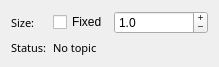
<?xml version="1.0" encoding="UTF-8"?>
<ui version="4.0">
 <class>husky_image_config</class>
 <widget class="QWidget" name="husky_image_config">
  <property name="geometry">
   <rect>
    <x>0</x>
    <y>0</y>
    <width>219</width>
    <height>62</height>
   </rect>
  </property>
  <property name="windowTitle">
   <string>Form</string>
  </property>
  <property name="styleSheet">
   <string notr="true"/>
  </property>
  <layout class="QFormLayout" name="formLayout">
   <item row="0" column="0">
    <widget class="QLabel" name="label_4">
     <property name="font">
      <font>
       <family>Sans Serif</family>
       <pointsize>8</pointsize>
      </font>
     </property>
     <property name="text">
      <string>Size:</string>
     </property>
    </widget>
   </item>
   <item row="0" column="1">
    <layout class="QHBoxLayout" name="horizontalLayout" stretch="0,1">
     <item>
      <widget class="QCheckBox" name="checkBoxFixed">
       <property name="text">
        <string>Fixed</string>
       </property>
      </widget>
     </item>
     <item>
      <widget class="QDoubleSpinBox" name="spinBoxSize">
       <property name="sizePolicy">
        <sizepolicy hsizetype="Preferred" vsizetype="Fixed">
         <horstretch>0</horstretch>
         <verstretch>0</verstretch>
        </sizepolicy>
       </property>
       <property name="buttonSymbols">
        <enum>QAbstractSpinBox::PlusMinus</enum>
       </property>
       <property name="suffix">
        <string/>
       </property>
       <property name="decimals">
        <number>1</number>
       </property>
       <property name="minimum">
        <double>0.100000000000000</double>
       </property>
       <property name="maximum">
        <double>100.000000000000000</double>
       </property>
       <property name="singleStep">
        <double>0.100000000000000</double>
       </property>
       <property name="value">
        <double>1.000000000000000</double>
       </property>
      </widget>
     </item>
    </layout>
   </item>
   <item row="1" column="0">
    <widget class="QLabel" name="label_2">
     <property name="font">
      <font>
       <family>Sans Serif</family>
       <pointsize>8</pointsize>
      </font>
     </property>
     <property name="text">
      <string>Status:</string>
     </property>
    </widget>
   </item>
   <item row="1" column="1">
    <widget class="QLabel" name="status">
     <property name="font">
      <font>
       <family>Sans Serif</family>
       <pointsize>8</pointsize>
      </font>
     </property>
     <property name="styleSheet">
      <string notr="true"/>
     </property>
     <property name="text">
      <string>No topic</string>
     </property>
     <property name="wordWrap">
      <bool>true</bool>
     </property>
    </widget>
   </item>
  </layout>
 </widget>
 <resources/>
 <connections/>
 <slots>
  <slot>SelectColor()</slot>
  <slot>SelectTopic()</slot>
  <slot>TopicEdited()</slot>
  <slot>PositionToleranceChanged(double)</slot>
  <slot>AngleToleranceChanged(double)</slot>
 </slots>
</ui>
